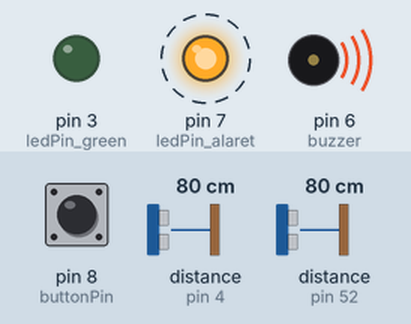
Simulated run of this sketch. Board: Arduino Mega 2560, built with avr-gcc and run on an emulated ATmega2560. Parts: output pins drawn as LEDs (lit = HIGH), buzzer (waves = sounding). Dashed ring = blinking. The inputs (shaded band) are chosen by the test bench; at power-on: distance to the obstacle (sensors on pin 4, pin 52) 80 cm, pin 8 (buttonPin) LOW. The echo pulse lasts 58.3 µs per cm; pins used as bus, display or sensor lines are not drawn; what the sketch prints to the serial monitor is not drawn.

Above: at 1.2 s.
1.3 s: distance to the obstacle (sensor on pin 4) set to 2 cm
At 2.1 s:
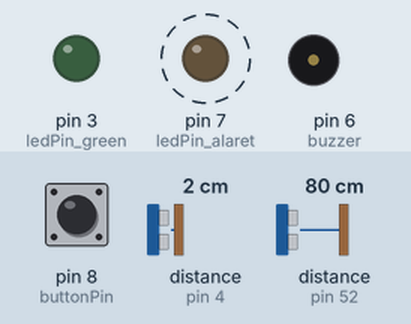
2.9 s: distance to the obstacle (sensor on pin 52) set to 120 cm
5.9 s: distance to the obstacle (sensor on pin 4) set to 60 cm
At 6.4 s:
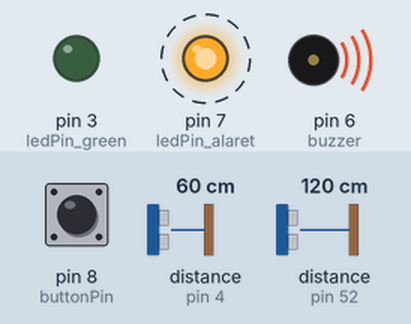
8.9 s: pin 8 (buttonPin) pulled HIGH for 1 s
At 9.5 s:
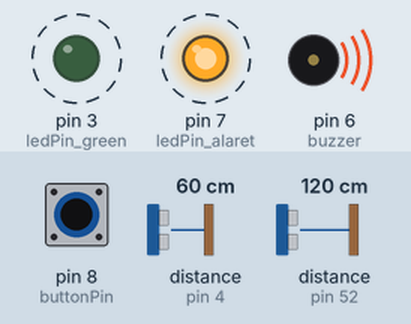
12.9 s: pin 8 (buttonPin) pulled HIGH for 1 s
At 14.9 s:
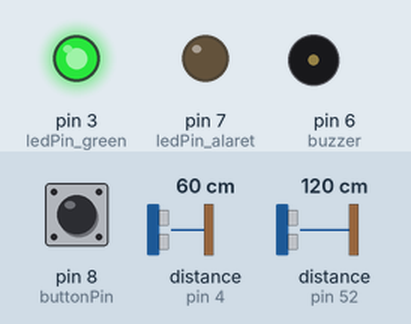
15.4 s: pin 8 (buttonPin) pulled HIGH for 0.15 s
At 16.5 s:
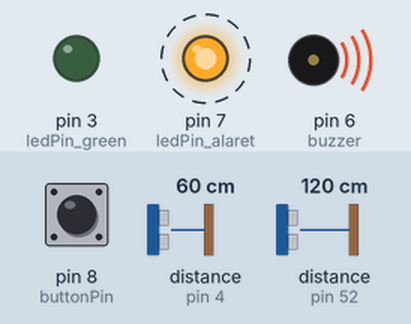
Timing chart, 0 to 66.0 s (numbered marks = the images above; inputs shaded):
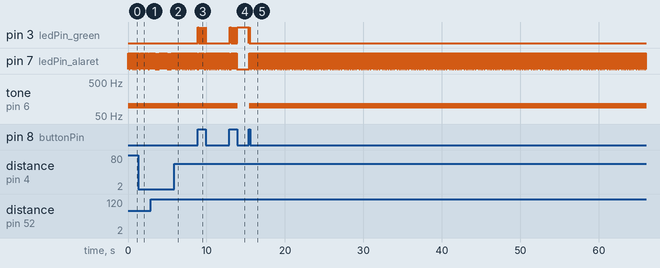

Measured:
- after the input at 1.3 s, pin 7 (ledPin_alaret): alternates HIGH for 0.02 s and LOW for 0.01 s, starting after 0.07 s; tone on pin 6 (buzzer): alternates 100 Hz for 0.02 s and silent for 0.01 s, starting after 0.07 s
- after the input at 5.9 s, pin 7 (ledPin_alaret): alternates HIGH for 0.04 s and LOW for 0.01 s, starting after 0.11 s; tone on pin 6 (buzzer): alternates 100 Hz for 0.04 s and silent for 0.01 s, starting after 0.11 s
- after the input at 8.9 s, pin 3 (ledPin_green): alternates HIGH for 0.01 s and LOW for 0.05 s, 34 changes in all, then stays LOW, starting at once
- after the input at 12.9 s, pin 3 (ledPin_green): alternates HIGH for 0.01 s and LOW for 0.05 s, 33 changes in all, then stays HIGH, starting at once
- after the input at 15.4 s, pin 3 (ledPin_green): alternates HIGH for 0.01 s and LOW for 0.03 s, 7 changes in all, then stays LOW, starting at once; pin 7 (ledPin_alaret): alternates HIGH for 0.04 s and LOW for 0.01 s, starting at once; tone on pin 6 (buzzer): alternates 100 Hz for 0.04 s and silent for 0.01 s, starting at once
- by itself, pin 7 (ledPin_alaret): alternates HIGH for 0.04 s and LOW for 0.01 s
- by itself, tone on pin 6 (buzzer): alternates 100 Hz for 0.04 s and silent for 0.01 s

The sketch:

security_hangar_system.ino
```cpp
const int buttonPin = 8;
const int ledPin_green =3;
const int ledPin_red =  4;
const int ledPin_alaret = 7;
const int altra_horse_echo = 52;
const int altra_horse_tring = 53;
 const int vcc = 22;
const int altra_theaf_echo = 4;
const int altra_theaf_tring = 5;
const int buzzer= 6;
int buttonState = 0;
int buttonState2 = 0;
int buttonState3 = 0;
long value_horse = 0;
long value_theaf = 0;
int cm_horse = 0;
int cm_theaf = 0;
int max=50;
bool state=false;
void setup() {
  Serial.begin(9600);
  pinMode(vcc, OUTPUT);
  digitalWrite(vcc,HIGH);
  pinMode(ledPin_green, OUTPUT);
  pinMode(ledPin_red, OUTPUT);
  pinMode(buttonPin, INPUT);
  pinMode(buzzer,OUTPUT);
  pinMode(ledPin_alaret, OUTPUT);
  pinMode(altra_horse_tring,OUTPUT);
pinMode(altra_horse_echo,INPUT);
pinMode(altra_theaf_tring,OUTPUT);
pinMode(altra_theaf_echo,INPUT);
}

void loop() {
  digitalWrite(altra_horse_tring,LOW);
 delayMicroseconds(2);
  digitalWrite(altra_horse_tring,HIGH);
 delayMicroseconds(10);
  digitalWrite(altra_horse_tring,LOW);
   value_horse = pulseIn(altra_horse_echo, HIGH);
  cm_horse = (value_horse*0.034)/2;

  digitalWrite(altra_theaf_tring,LOW);
 delayMicroseconds(2);
  digitalWrite(altra_theaf_tring,HIGH);
 delayMicroseconds(10);
  digitalWrite(altra_theaf_tring,LOW);
   value_theaf = pulseIn(altra_theaf_echo, HIGH);
  cm_theaf = (value_theaf*0.034)/2;
  Serial.println(cm_horse );
  Serial.println();
  buttonState = digitalRead(buttonPin);
  Serial.println(buttonState);
  if(buttonState == HIGH)
  {
    mood();

  }
   if(state==true){
    digitalWrite(ledPin_green, HIGH);
    digitalWrite(ledPin_red, LOW);
  }
  else
  {
    digitalWrite(ledPin_green, LOW);
    digitalWrite(ledPin_red, HIGH);
    if(cm_horse>=10)
    {
      digitalWrite(ledPin_alaret, HIGH);
      tone(buzzer,100);
    }
    if((max-cm_theaf)<=10)
    {
    Serial.println("there someone open the hanger door .");
     digitalWrite(ledPin_alaret, HIGH);
      tone(buzzer,100);
    }
    else
    {
    Serial.println("there is a theaf .");
       digitalWrite(ledPin_alaret, HIGH);
      tone(buzzer,100);
      }
  }
       digitalWrite(ledPin_alaret, LOW);
       noTone(buzzer);
     }


void mood()
{
  if(state == true)
  state=false;
  else
  state=true;
  }
```
